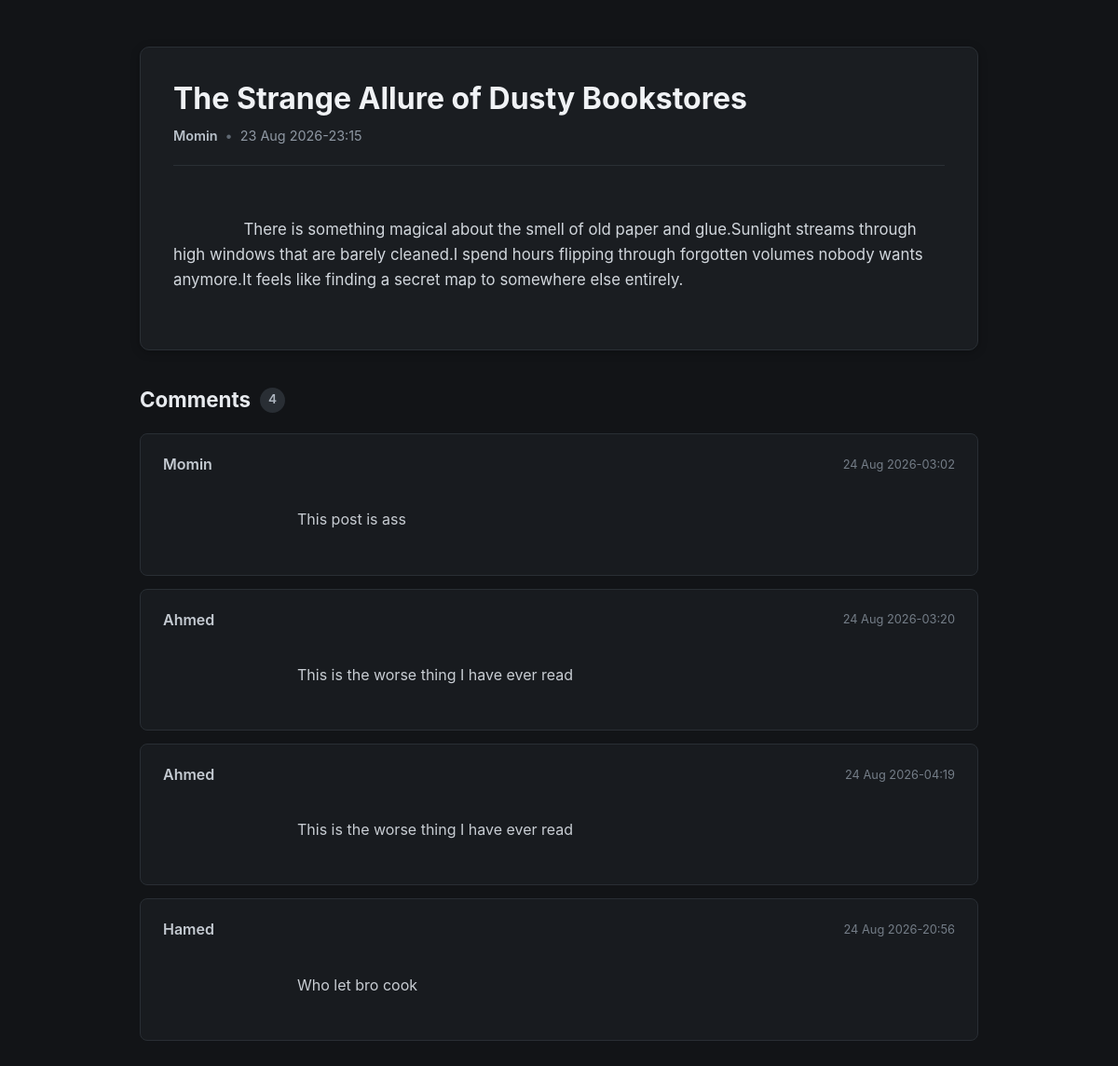
/read/1, run on the app's committed database.
### tables this page shows
CREATE TABLE POSTS(
        ID INTEGER PRIMARY KEY AUTOINCREMENT,
        Author TEXT NOT NULL,
        Date TEXT NOT NULL,
        Title TEXT NOT NULL,
        Content TEXT NOT NULL
                             );

CREATE TABLE COMMENTS(
    ID INTEGER PRIMARY KEY AUTOINCREMENT,
    PostID INTEGER NOT NULL,
    ParentID INTEGER DEFAULT NULL,
    Author TEXT NOT NULL,
    Date TEXT NOT NULL,
    Content TEXT NOT NULL,

    FOREIGN KEY (PostID) REFERENCES POSTS(ID),
    FOREIGN KEY (ParentID) REFERENCES COMMENTS(ID)
                                );

### main.py (the view)
@app.route("/read/<post_id>")
def read(post_id):
    connection = get_connection()
    connection.row_factory = sqlite3.Row
    postCursor = dbHandle.getPost(connection,post_id)
    commentsCursor = dbHandle.getComments(connection,post_id)
    return render_template("read.html",post=postCursor.fetchone(),comments=commentsCursor.fetchall())

### dbHandle.py (called while the page is built)
def getPost(connection,post_id):
     return connection.execute("SELECT * FROM POSTS WHERE ID = ?",[post_id])

def getComments(connection,postID):
     return connection.execute("SELECT * FROM COMMENTS WHERE PostID = ?",[postID])

### main.py (called while the page is built)
def get_connection():
    if "db" not in g:
        g.db = sqlite3.connect(HOME / "forum.db")
    return g.db

@app.teardown_appcontext
def close_connection(error=None):
    db = g.pop("db", None)
    if(db):
        db.close()

### templates/read.html (shortened to what this page needs)
<!DOCTYPE html>
<html lang="en">
<head>
    <link
        rel="stylesheet"
        href="{{ url_for('static', filename='post.css') }}"
    >
</head>
<body>
    <main class="page-container">
        <article class="post">
            <header class="post-header">
                <h1 class="post-title">{{ post["Title"] }}</h1>
                <div class="post-meta">
                    <span class="post-author">
                        {{ post["Author"] }}
                    </span>
                    <span class="separator">•</span>
                    <time class="post-date">
                        {{ post["Date"] }}
                    </time>
                </div>
            </header>
            <div class="post-content">
                {{ post["Content"] }}
            </div>
        </article>
        <section class="comments-section">
            <header class="comments-header">
                <h2>Comments</h2>
                <span class="comment-count">
                    {{ comments|length }}
                </span>
            </header>
            {% if comments %}
                <div class="comments-list">
                    {% for comment in comments %}
                        <article class="comment">
                            <header class="comment-header">
                                <span class="comment-author">
                                    {{ comment["Author"] }}
                                </span>
                                <time class="comment-date">
                                    {{ comment["Date"] }}
                                </time>
                            </header>
                            <div class="comment-content">
                                {{ comment["Content"] }}
                            </div>
                        </article>
                    {% endfor %}
                </div>
            {% else %}
                <div class="no-comments">
                    No comments yet.
                </div>
            {% endif %}
        </section>
    </main>
</body>
</html>

### static/post.css (style rules this page uses)
* { box-sizing: border-box; }
body { margin: 0; background-color: #121417; color: #d7dce2; font-family: -apple-system, BlinkMacSystemFont, "Segoe UI", Roboto, Arial, sans-serif; line-height: 1.6; }
.page-container { width: min(900px, 92%); margin: 50px auto; }
.post { background-color: #1a1d21; border: 1px solid #2a2f35; border-radius: 10px; padding: 35px; box-shadow: 0 2px 10px rgba(0, 0, 0, 0.25); }
.post-header { padding-bottom: 20px; border-bottom: 1px solid #2a2f35; }
.post-title { margin: 0 0 8px 0; color: #f0f2f5; font-size: 2rem; line-height: 1.25; }
.post-meta { display: flex; align-items: center; gap: 8px; color: #8f98a3; font-size: 0.9rem; }
.post-author { color: #b9c1ca; font-weight: 600; }
.separator { color: #5f6872; }
.post-date { color: #8f98a3; }
.post-content { margin-top: 28px; color: #d2d7dd; font-size: 1.05rem; white-space: pre-wrap; overflow-wrap: break-word; }
.comments-section { margin-top: 35px; }
.comments-header { display: flex; align-items: center; gap: 10px; margin-bottom: 18px; }
.comments-header h2 { margin: 0; color: #e7eaee; font-size: 1.4rem; }
.comment-count { display: inline-flex; align-items: center; justify-content: center; min-width: 27px; height: 27px; padding: 0 8px; background-color: #292e34; color: #adb5bf; border-radius: 20px; font-size: 0.85rem; font-weight: 600; }
.comments-list { display: flex; flex-direction: column; gap: 14px; }
.comment { padding: 20px 24px; background-color: #181b1f; border: 1px solid #292e34; border-radius: 8px; }
.comment-header { display: flex; align-items: center; justify-content: space-between; gap: 15px; margin-bottom: 8px; }
.comment-author { color: #c4cad1; font-weight: 600; }
.comment-date { color: #747d87; font-size: 0.8rem; }
.comment-content { color: #c8cdd3; white-space: pre-wrap; overflow-wrap: break-word; }

### data on the page
POSTS: Title "The Strange Allure of Dusty Bookstores", Author "Momin", Date "23 Aug 2026-23:15", Content "There is something magical about the smell of old paper and glue.Sunlight streams through high windows that are barely cleaned.I spend hours flipping through forgotten volumes nobody wants anymore.It feels like finding a secret map to somewhere else entirely."
COMMENTS: Author "Momin", Date "24 Aug 2026-03:02", Content "This post is ass"
COMMENTS: Author "Ahmed", Date "24 Aug 2026-03:20", Content "This is the worse thing I have ever read"
COMMENTS: Author "Ahmed", Date "24 Aug 2026-04:19", Content "This is the worse thing I have ever read"
COMMENTS: Author "Hamed", Date "24 Aug 2026-20:56", Content "Who let bro cook"

### other printed values
{{ comments|length }} "4"
